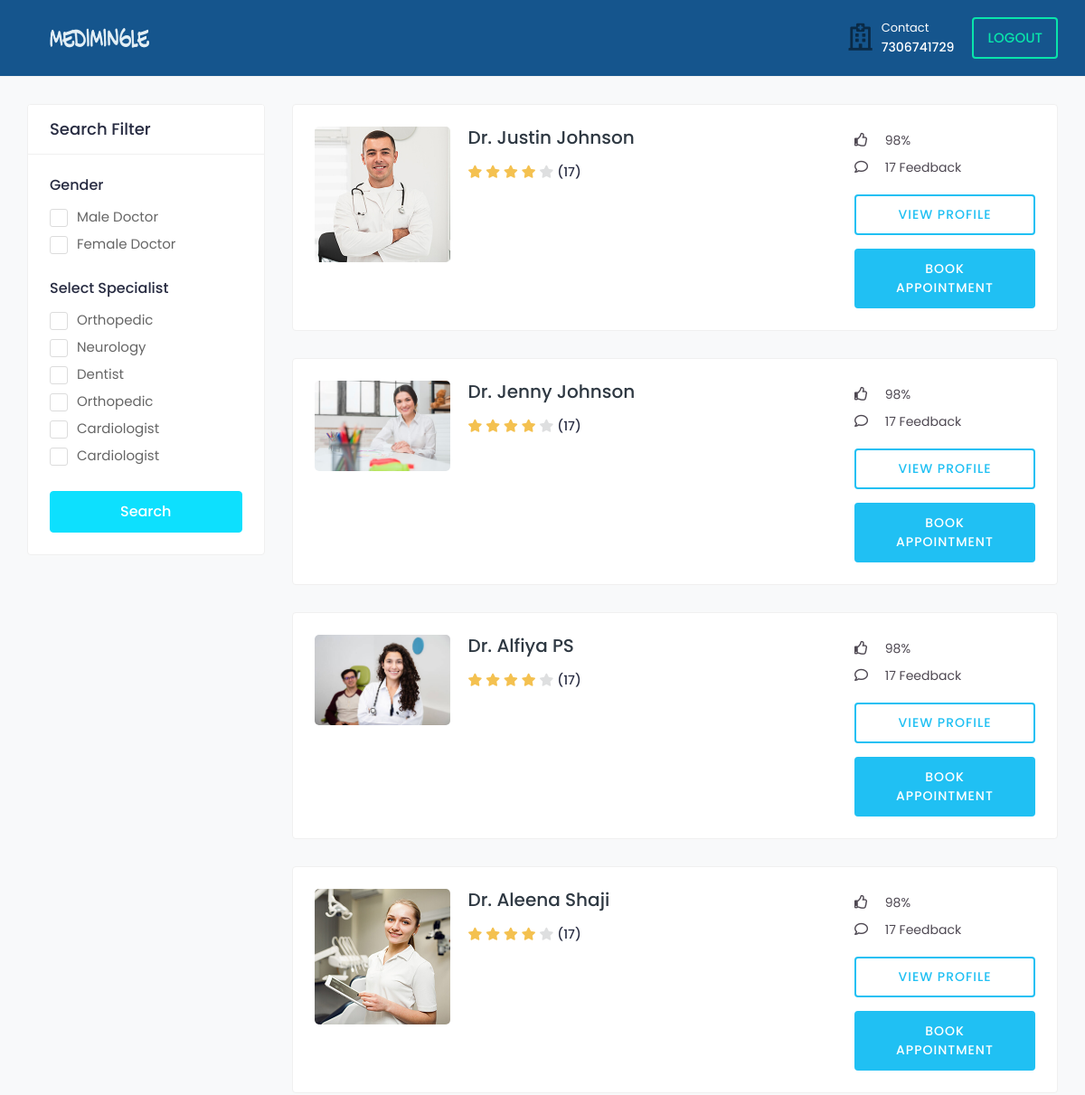
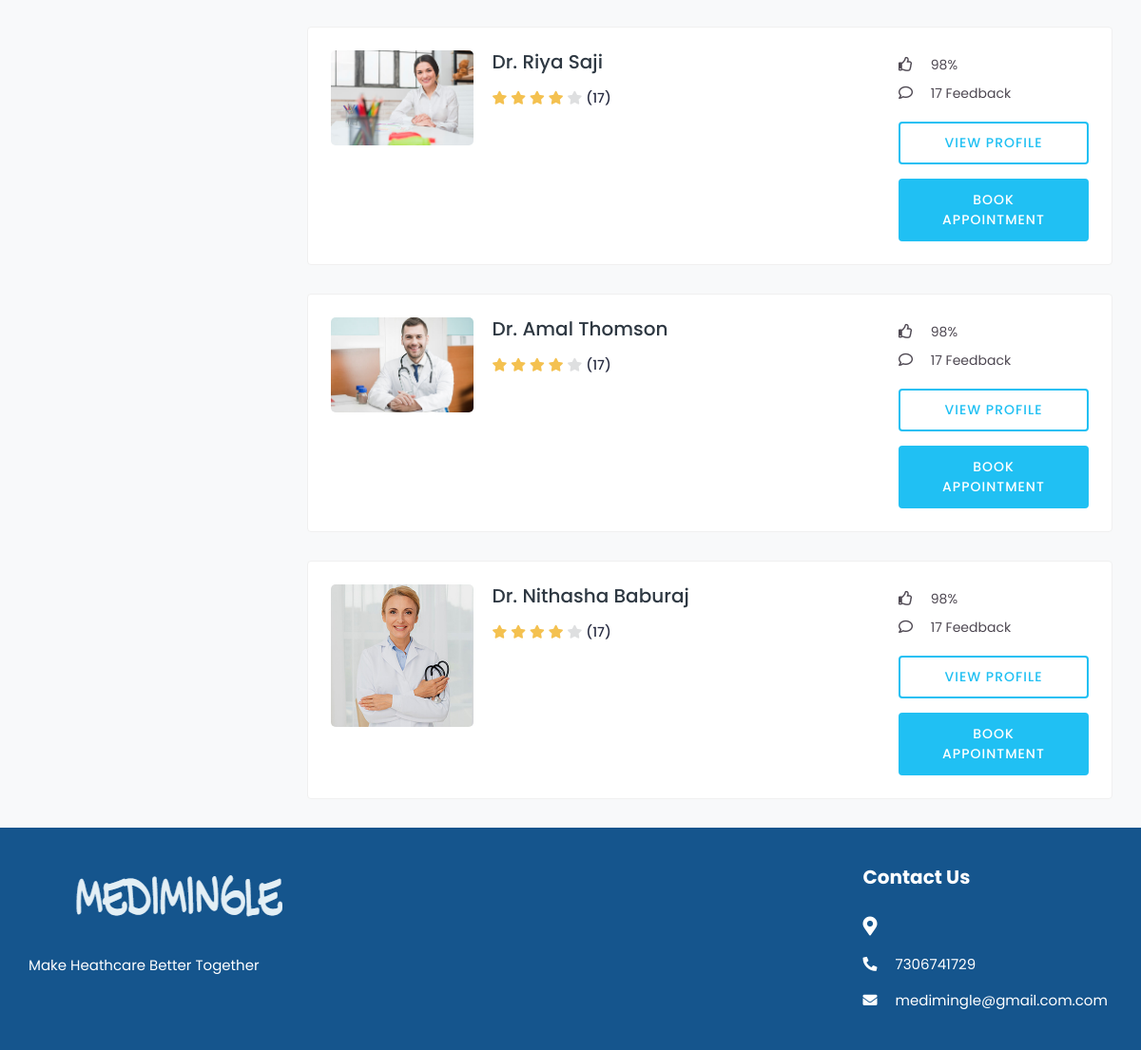
/doctor_search/ (signed in), run on the app's committed database (2 pictures, top to bottom).
### medi/models.py (models this page shows, shortened)
class Doctor(models.Model):
    user = models.OneToOneField(tbl_user, on_delete=models.CASCADE)
    city  = models.CharField(max_length=50,null=True,blank=True)
    profile_image = models.ImageField(upload_to='doctor/',default='default.png')
    gender = models.CharField(max_length=10, blank=True)
    description = models.TextField(blank=True)
    date_joined = models.DateTimeField(default=datetime.now, blank=True)
    consulting_fee = models.DecimalField(max_digits=10, decimal_places=2,blank=True,null=True)
    registration_number = models.CharField(max_length=50, null=True, blank=True)
    certificate = models.FileField(upload_to='certificates/', null=True, blank=True)

class tbl_user(AbstractUser):
    email=models.EmailField(unique=True)
    phone_number=models.CharField(max_length=15, null=True)
    USER_TYPE_CHOICES = (
        ('patient', 'Patient'),('doctor', 'Doctor'),
    )
    user_type = models.CharField(
        max_length=10,
        choices=USER_TYPE_CHOICES,
        default='patient',
    )
    is_email_verified = models.BooleanField(default=False)
    email_verification_token = models.CharField(max_length=255, blank=True, null=True)
    status= models.BooleanField(default=False)

### medi/views.py (the view)
# urls.py: path('doctor_search/', views.doctor_search, name='doctor_search'),
@never_cache
@login_required(login_url='signin')
def doctor_search(request):
    gender_type = request.GET.get('gender_type')
    select_specialist = request.GET.getlist('select_specialist')
    doctors = Doctor.objects.all()
    if gender_type:
        doctors = doctors.filter(gender=gender_type)
    if select_specialist:
        doctors = doctors.filter(doctorspecialization__specialized_category__in=select_specialist)
    return render(request, 'doctor_search.html', {'doctors': doctors})

### templates/doctor_search.html (shortened to what this page needs)
{% load static %}
<!DOCTYPE html>
<html lang="en">
<head>
		<link rel="stylesheet" href="{% static '/assets/css/bootstrap.min.css'%}">
		<link rel="stylesheet" href="{% static '/assets/plugins/fontawesome/css/fontawesome.min.css'%}">
		<link rel="stylesheet" href="{% static '/assets/plugins/fontawesome/css/all.min.css'%}">
		<link rel="stylesheet" href="{% static '/assets/css/style.css'%}">
	</head>
	<body>
		<div class="main-wrapper">
			{% load static %}
<header class="header">
    <nav class="navbar navbar-expand-lg header-nav">
        <div class="navbar-header">
            <a href="index-2.html" class="navbar-brand logo">
                <img src="{% static '/assets/img/logo.png'%}" class="img-fluid" alt="Logo">
            </a>
        </div>
        <ul class="nav header-navbar-rht">
            <li class="nav-item contact-item">
                <div class="header-contact-img">
                    <i class="far fa-hospital"></i>
                </div>
                <div class="header-contact-detail">
                    <p style="color: white;" class="contact-header">Contact</p>
                    <p style="color: white;" class="contact-info-header">7306741729</p>
                </div>
            </li>
            <li class="nav-item">
               <a class="nav-link header-login" href="{% url 'logout' %}">logout</a>
            </li>
        </ul>
    </nav>
</header>
			<div class="content">
				<div class="container-fluid">
					<div class="row">
						<div class="col-md-12 col-lg-4 col-xl-3 theiaStickySidebar">
							<div class="card search-filter">
								<div class="card-header">
									<h4 class="card-title mb-0">Search Filter</h4>
								</div>
								<div class="card-body">
									<form action="{% url 'doctor_search' %}" method="GET">
										<div class="filter-widget">
											<h4>Gender</h4>
											<div>
												<label class="custom_check">
													<span class="checkmark"></span> Male Doctor
												</label>
											</div>
											<div>
												<label class="custom_check">
													<span class="checkmark"></span> Female Doctor
												</label>
											</div>
										</div>
										<div class="filter-widget">
											<h4>Select Specialist</h4>
											<div>
												<label class="custom_check">
													<span class="checkmark"></span> Orthopedic
												</label>
											</div>
											<div>
												<label class="custom_check">
													<span class="checkmark"></span> Neurology
												</label>
											</div>
											<div>
												<label class="custom_check">
													<span class="checkmark"></span> Dentist
												</label>
											</div>
											<div>
												<label class="custom_check">
													<span class="checkmark"></span> Orthopedic
												</label>
											</div>
											<div>
												<label class="custom_check">
													<span class="checkmark"></span> Cardiologist
												</label>
											</div>
											<div>
												<label class="custom_check">
													<span class="checkmark"></span> Cardiologist
												</label>
											</div>
										</div>
											<div class="btn-search">
												<button type="submit" class="btn btn-block">Search</button>
											</div>
									 </form>
								</div>
							</div>
						</div>
						<div class="col-md-12 col-lg-8 col-xl-9">
							{% for doctor in doctors %}
							<div class="card">
								<div class="card-body">
									<div class="doctor-widget">
										<div class="doc-info-left">
											<div class="doctor-img">
												<a href="{% url 'profile' doctor.id %}">
													<img src="{{ doctor.profile_image.url }}" class="img-fluid" alt="User Image">
												</a>
											</div>
											<div class="doc-info-cont">
												<h4 class="doc-name"><a href="{% url 'profile' doctor.id %}">Dr. {{doctor.user.first_name}} {{doctor.user.last_name}}</a></h4>
												<div class="rating">
													<i class="fas fa-star filled"></i>
													<i class="fas fa-star filled"></i>
													<i class="fas fa-star filled"></i>
													<i class="fas fa-star filled"></i>
													<i class="fas fa-star"></i>
													<span class="d-inline-block average-rating">(17)</span>
												</div>
											</div>
										</div>
										<div class="doc-info-right">
											<div class="clini-infos">
												<ul>
													<li><i class="far fa-thumbs-up"></i> 98%</li>
													<li><i class="far fa-comment"></i> 17 Feedback</li>
													</ul>
											</div>
											<div class="clinic-booking">
												<a class="view-pro-btn" href="doctor-profile.html">View Profile</a>
												<a class="apt-btn" href="{% url 'booking' doctor.id %}">Book Appointment</a>
											</div>
										</div>
									</div>
								</div>
							</div>
							{% endfor %}
						</div>
					</div>
				</div>
			</div>
			<footer class="footer">
				<div class="footer-top">
					<div class="container-fluid">
						<div class="row">
							<div class="col-lg-3 col-md-6">
								<div class="footer-widget footer-about">
									<div class="footer-logo">
										<img src="{% static '/assets/img/logo.png'%}" alt="logo">
									</div>
									<div class="footer-about-content">
										<p>Make Heathcare Better Together</p>
									</div>
								</div>
							</div>
							<div class="col-lg-3 col-md-6">
							</div>
							<div class="col-lg-3 col-md-6">
							</div>
							<div class="col-lg-3 col-md-6">
								<div class="footer-widget footer-contact">
									<h2 class="footer-title">Contact Us</h2>
									<div class="footer-contact-info">
										<div class="footer-address">
											<span><i class="fas fa-map-marker-alt"></i></span>
										</div>
										<p>
											<i class="fas fa-phone-alt"></i>
											7306741729
										</p>
										<p class="mb-0">
											<i class="fas fa-envelope"></i>
											medimingle@gmail.com.com
										</p>
									</div>
								</div>
							</div>
						</div>
					</div>
				</div>
						</div>
	</body>
</html>

### data on the page
Doctor: profile_image (picture), user.first_name "Justin", user.last_name "Johnson"
Doctor: profile_image (placeholder picture), user.first_name "Jenny", user.last_name "Johnson"
Doctor: profile_image (picture), user.first_name "Alfiya", user.last_name "PS"
Doctor: profile_image (picture), user.first_name "Aleena", user.last_name "Shaji"
Doctor: profile_image (placeholder picture), user.first_name "Riya", user.last_name "Saji"
Doctor: profile_image (picture), user.first_name "Amal", user.last_name "Thomson"
Doctor: profile_image (picture), user.first_name "Nithasha", user.last_name "Baburaj"
